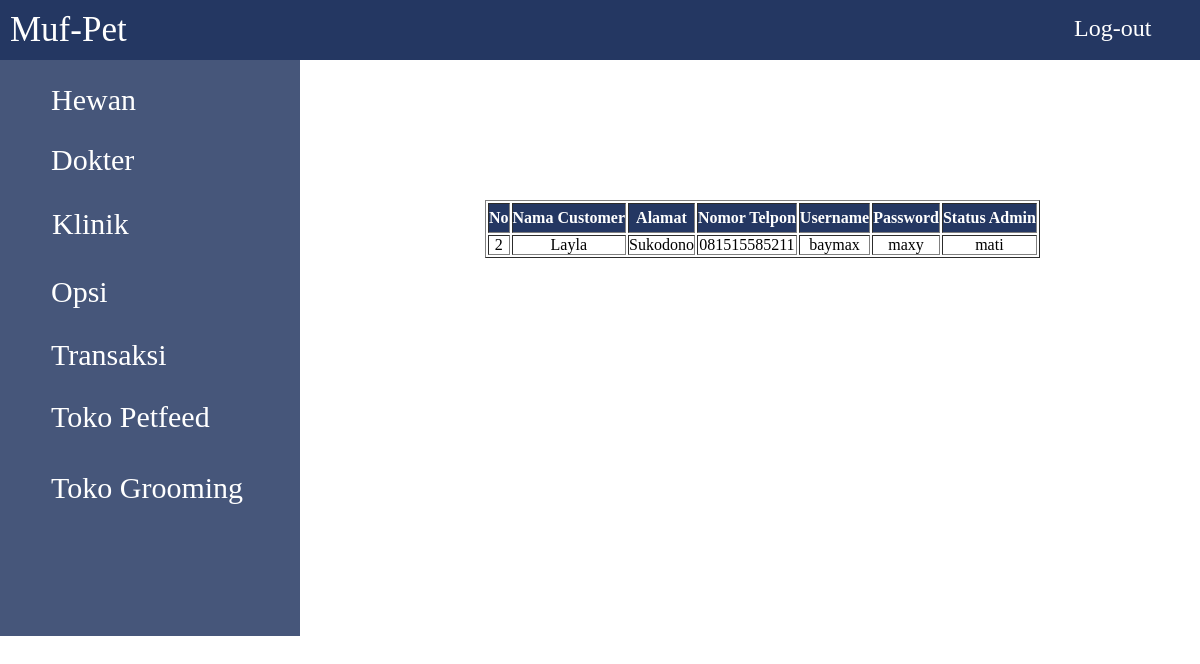
The app's page /home.php (signed in) with its own data.
### tables this page shows
CREATE TABLE `customer` (
  `id_customer` int(11) NOT NULL,
  `nama_customer` varchar(500) NOT NULL,
  `alamat` varchar(500) NOT NULL,
  `notelp` varchar(12) NOT NULL,
  `username` varchar(10) NOT NULL,
  `password` varchar(10) NOT NULL,
  `status_admin` varchar(10) NOT NULL
);

### home.php (the view, shortened to what this page needs)
<html>
<link rel="stylesheet" href="ui.css" >
<head></head>
<nav class="navigasi">
    <div class="home">Muf-Pet</div>
    <div class="llo">
        <a class="lo" href="logout.php">Log-out</a>
    </div>
</nav>
<body>
    <ul class="pilihan">
        <?php
        if ($_SESSION['status_admin'] == "hidup") {
            echo
                '<li><a class="link-c" href="view_customer.php">User</a></li>
            <li><a class="link-a" href="view_dokter.php">Dokter</a></li>
            <li><a class="link-b" href="view_hewan.php">Hewan</a></li>
            <li><a class="link-d" href="view_klinik.php">Klinik</a></li>
            <li><a class="link-e" href="view_transaksi.php">Transaksi</a></li>
            <li><a class="link-f" href="view_petfeed.php">Toko Petfeed</a></li>
            <li><a class="link-g" href="view_grooming.php">Toko Grooming</a></li>
            <li><a class="link-h" href="view_opsi.php">Opsi</a></li>';
        } else{
            echo'
            <li><a class="link-b" href="view_dokter.php">Dokter</a></li>
            <li><a class="link-c" href="view_hewan.php">Hewan</a></li>
            <li><a class="link-a" href="view_klinik.php">Klinik</a></li>
            <li><a class="link-h" href="view_transaksi.php">Transaksi</a></li>
            <li><a class="link-e" href="view_petfeed.php">Toko Petfeed</a></li>
            <li><a class="link-f" href="view_grooming.php">Toko Grooming</a></li>
            <li><a class="link-d" href="view_opsi.php">Opsi</a></li>';
        }
        ?>
    </ul>
        <table class="tabel" border="1">
            <tr class="c">
                <th>No</th>
                <th>Nama Customer</th>
                <th>Alamat</th>
                <th>Nomor Telpon</th>
                <th>Username</th>
                <th>Password</th>
                <th>Status Admin</th>
            </tr>
            <?php
            include "koneksi.php";
            $idc = $_SESSION['id_customer'];
            $query_mysql = mysqli_query($host,"SELECT * FROM customer WHERE id_customer = '$idc'");
            while($data = mysqli_fetch_array($query_mysql)){
            ?>
            <tr align="center">
                <td><?php echo$data['id_customer']; ?></td>
                <td><?php echo$data['nama_customer']; ?></td>
                <td><?php echo$data['alamat']; ?></td>
                <td><?php echo$data['notelp']; ?></td>
                <td><?php echo$data['username']; ?></td>
                <td><?php echo$data['password']; ?></td>
                <td><?php echo$data['status_admin']; ?></td>
            </tr>
            <?php } ?>
        </table>
</body>
</html>

### ui.css (style rules this page uses)
* { margin: 0; padding: 0; }
.navigasi { position: absolute; width: 1280px; height: 60px; background-color: #243762; }
.home { color: #FFFFFF; font-family: 'Peralta'; font-style: normal; font-size: 35px; padding: 10px; }
.llo { text-decoration: none; position: absolute; width: 100px; height: 29px; left: 1074px; top: 15px; font-size: 24; }
.lo { text-decoration: none; color: #FFFFFF; }
.pilihan { text-decoration: none; list-style-type: none; background-color: #243762d7; width: 300px; height: 636px; margin: 0; }
.link-c { text-decoration: none; position: absolute; width: 160px; height: 39px; left: 51px; top: 80px; font-family: 'Humnst777 Blk BT'; font-style: normal; font-weight: 400; font-size: 30px; line-height: 39px; color: #FFFFFF; }
.link-a { text-decoration: none; position: absolute; width: 113px; height: 39px; left: 52px; top: 204px; font-family: 'Humnst777 Blk BT'; font-style: normal; font-weight: 400; font-size: 30px; line-height: 39px; color: #FFFFFF; }
.link-b { text-decoration: none; position: absolute; width: 113px; height: 39px; left: 51px; top: 140px; font-family: 'Humnst777 Blk BT'; font-style: normal; font-weight: 400; font-size: 30px; line-height: 39px; color: #FFFFFF; }
.link-d { text-decoration: none; position: absolute; width: 113px; height: 39px; left: 51px; top: 272; font-family: 'Humnst777 Blk BT'; font-style: normal; font-weight: 400; font-size: 30px; line-height: 39px; color: #FFFFFF; }
.link-e { text-decoration: none; position: absolute; width: 208px; height: 39px; left: 51px; top: 397px; font-family: 'Humnst777 Blk BT'; font-style: normal; font-weight: 400; font-size: 30px; line-height: 39px; color: #FFFFFF; }
.link-f { text-decoration: none; position: absolute; width: 265px; height: 39px; left: 51px; top: 469px; font-family: 'Humnst777 Blk BT'; font-style: normal; font-weight: 455px; font-size: 30px; line-height: 38px; color: #FFFFFF; }
.link-h { text-decoration: none; position: absolute; width: 113px; height: 39px; left: 51px; top: 335px; font-family: 'Humnst777 Blk BT'; font-style: normal; font-weight: 400; font-size: 30px; line-height: 39px; color: #FFFFFF; }
.c { background-color: #243762; color: white; height: 30; }
table.tabel { position: absolute; left: 485px; top: 200px; }
table { position: absolute; left: 200px; top: 200px; }

### records on screen
customer: id_customer "2", nama_customer "Layla", alamat "Sukodono", notelp "081515585211", username "baymax", password "maxy", status_admin "mati"
